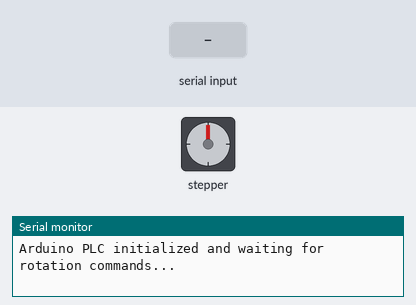
The sketch below on a simulated Arduino Uno, built for the host (arithmetic inside an expression is 32-bit, double 64-bit). On the bench: stepper motor, the last lines printed to the serial monitor. Wiring (inferred from the names in the program): stepper motor driver (200 steps per turn assumed): step pin 5; direction pin 2; enable pin 8. The inputs (shaded band) are chosen by the test bench.

Above: at 1.2 s.
1.3 s: "90,45\n" received over Serial
At 2.1 s:
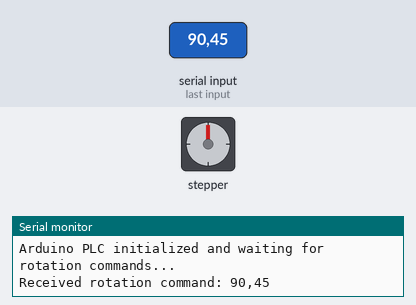
Timing chart, 0 to 65.8 s (numbered marks = the images above; inputs shaded):
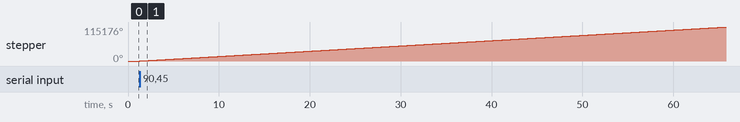

Measured:
- after the input at 1.3 s, stepper: keeps turning clockwise at about 1786°/s, starting at once

The sketch:

StepperMotorDriverSerialWindow.ino
```cpp
#include <Ethernet.h>

// Define pins for the stepper motor
const int stepPin = 5;
const int dirPin = 2;
const int enPin = 8;

// Ethernet Configuration
byte mac[] = {0xDE, 0xAD, 0xBE, 0xEF, 0xFE, 0xED};  // MAC address for the PLC
IPAddress ip(192, 168, 1, 100);                      // Static IP address for the PLC
EthernetServer server(80);                           // TCP server instance on port 80

void setup() {
  // Setup pins for the stepper motor
  pinMode(stepPin, OUTPUT);
  pinMode(dirPin, OUTPUT);
  pinMode(enPin, OUTPUT);
  digitalWrite(enPin, HIGH);  // Disable the motor

  // Initialize serial communication
  Serial.begin(9600);

  // Print debug message to serial monitor
  Serial.println("Arduino PLC initialized and waiting for rotation commands...");
}

void loop() {
  // Check if data is available to read from the serial port
  if (Serial.available() > 0) {
    // Read the rotation command from the serial port
    String rotationCommand = Serial.readStringUntil('\n');
    // Print received command to serial monitor
    Serial.print("Received rotation command: ");
    Serial.println(rotationCommand);

    // Parse the rotation command and rotate the motor accordingly
    int rotations = rotationCommand.toInt();
    rotateMotor(rotations);
  }
}

void rotateMotor(int rotations) {
  // Enable the motor
  digitalWrite(enPin, LOW);

  // Set direction (clockwise or counterclockwise based on rotations value)
  if (rotations >= 0) {
    digitalWrite(dirPin, HIGH);  // Set direction to clockwise
  } else {
    digitalWrite(dirPin, LOW);   // Set direction to counterclockwise
  }

  // Convert rotations to steps (adjust as needed)
  long steps = abs(rotations) * 800;  // Adjust based on your motor and gear ratio

  // Move the stepper motor
  for (int i = 0; i < steps; i++) {
    digitalWrite(stepPin, HIGH);
    delayMicroseconds(500);
    digitalWrite(stepPin, LOW);
    delayMicroseconds(500);
  }

  // Disable the motor
  digitalWrite(enPin, HIGH);

  // Print debug message to serial monitor
  Serial.println("Motor rotation completed.");
}
```
